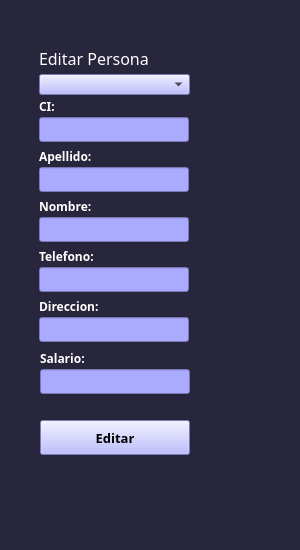
<?xml version="1.0" encoding="UTF-8"?>
<ui version="4.0">
 <class>Form</class>
 <widget class="QWidget" name="Form">
  <property name="geometry">
   <rect>
    <x>0</x>
    <y>0</y>
    <width>300</width>
    <height>550</height>
   </rect>
  </property>
  <property name="sizePolicy">
   <sizepolicy hsizetype="Fixed" vsizetype="Fixed">
    <horstretch>0</horstretch>
    <verstretch>0</verstretch>
   </sizepolicy>
  </property>
  <property name="minimumSize">
   <size>
    <width>300</width>
    <height>500</height>
   </size>
  </property>
  <property name="maximumSize">
   <size>
    <width>300</width>
    <height>650</height>
   </size>
  </property>
  <property name="windowTitle">
   <string>Editar Persona</string>
  </property>
  <property name="styleSheet">
   <string notr="true">background-color:#27263c;</string>
  </property>
  <widget class="QWidget" name="centralwidget" native="true">
   <property name="geometry">
    <rect>
     <x>30</x>
     <y>40</y>
     <width>201</width>
     <height>445</height>
    </rect>
   </property>
   <property name="styleSheet">
    <string notr="true"/>
   </property>
   <widget class="QLineEdit" name="campo_ci">
    <property name="geometry">
     <rect>
      <x>9</x>
      <y>77</y>
      <width>150</width>
      <height>25</height>
     </rect>
    </property>
    <property name="minimumSize">
     <size>
      <width>150</width>
      <height>25</height>
     </size>
    </property>
    <property name="styleSheet">
     <string notr="true">background-color:rgb(170, 170, 255);</string>
    </property>
    <property name="inputMethodHints">
     <set>Qt::ImhPreferNumbers</set>
    </property>
    <property name="maxLength">
     <number>15</number>
    </property>
    <property name="placeholderText">
     <string/>
    </property>
   </widget>
   <widget class="QLineEdit" name="campo_apellido">
    <property name="geometry">
     <rect>
      <x>9</x>
      <y>127</y>
      <width>150</width>
      <height>25</height>
     </rect>
    </property>
    <property name="minimumSize">
     <size>
      <width>150</width>
      <height>25</height>
     </size>
    </property>
    <property name="styleSheet">
     <string notr="true">background-color:rgb(170, 170, 255);
</string>
    </property>
    <property name="maxLength">
     <number>15</number>
    </property>
   </widget>
   <widget class="QLineEdit" name="campo_nombre">
    <property name="geometry">
     <rect>
      <x>9</x>
      <y>177</y>
      <width>150</width>
      <height>25</height>
     </rect>
    </property>
    <property name="minimumSize">
     <size>
      <width>150</width>
      <height>25</height>
     </size>
    </property>
    <property name="styleSheet">
     <string notr="true">background-color:rgb(170, 170, 255);</string>
    </property>
    <property name="maxLength">
     <number>15</number>
    </property>
   </widget>
   <widget class="QLineEdit" name="campo_telefono">
    <property name="geometry">
     <rect>
      <x>9</x>
      <y>227</y>
      <width>150</width>
      <height>25</height>
     </rect>
    </property>
    <property name="minimumSize">
     <size>
      <width>150</width>
      <height>25</height>
     </size>
    </property>
    <property name="styleSheet">
     <string notr="true">background-color:rgb(170, 170, 255);</string>
    </property>
    <property name="maxLength">
     <number>12</number>
    </property>
   </widget>
   <widget class="QLineEdit" name="campo_direccion">
    <property name="geometry">
     <rect>
      <x>9</x>
      <y>277</y>
      <width>150</width>
      <height>25</height>
     </rect>
    </property>
    <property name="minimumSize">
     <size>
      <width>150</width>
      <height>25</height>
     </size>
    </property>
    <property name="styleSheet">
     <string notr="true">background-color:rgb(170, 170, 255);</string>
    </property>
    <property name="maxLength">
     <number>30</number>
    </property>
   </widget>
   <widget class="QLabel" name="label">
    <property name="geometry">
     <rect>
      <x>9</x>
      <y>58</y>
      <width>171</width>
      <height>16</height>
     </rect>
    </property>
    <property name="font">
     <font>
      <family>Candara</family>
      <weight>75</weight>
      <bold>true</bold>
     </font>
    </property>
    <property name="styleSheet">
     <string notr="true">color:white;</string>
    </property>
    <property name="text">
     <string>CI:</string>
    </property>
   </widget>
   <widget class="QLabel" name="label_2">
    <property name="geometry">
     <rect>
      <x>9</x>
      <y>108</y>
      <width>191</width>
      <height>16</height>
     </rect>
    </property>
    <property name="font">
     <font>
      <family>Candara</family>
      <weight>75</weight>
      <bold>true</bold>
     </font>
    </property>
    <property name="styleSheet">
     <string notr="true">color:white;</string>
    </property>
    <property name="text">
     <string>Apellido:</string>
    </property>
   </widget>
   <widget class="QLabel" name="label_3">
    <property name="geometry">
     <rect>
      <x>9</x>
      <y>158</y>
      <width>171</width>
      <height>16</height>
     </rect>
    </property>
    <property name="font">
     <font>
      <family>Candara</family>
      <weight>75</weight>
      <bold>true</bold>
     </font>
    </property>
    <property name="styleSheet">
     <string notr="true">color:white;</string>
    </property>
    <property name="text">
     <string>Nombre:</string>
    </property>
   </widget>
   <widget class="QLabel" name="label_4">
    <property name="geometry">
     <rect>
      <x>9</x>
      <y>208</y>
      <width>171</width>
      <height>16</height>
     </rect>
    </property>
    <property name="font">
     <font>
      <family>Candara</family>
      <weight>75</weight>
      <bold>true</bold>
     </font>
    </property>
    <property name="styleSheet">
     <string notr="true">color:white;</string>
    </property>
    <property name="text">
     <string>Telefono:</string>
    </property>
   </widget>
   <widget class="QLabel" name="label_5">
    <property name="geometry">
     <rect>
      <x>9</x>
      <y>258</y>
      <width>161</width>
      <height>16</height>
     </rect>
    </property>
    <property name="font">
     <font>
      <family>Candara</family>
      <weight>75</weight>
      <bold>true</bold>
     </font>
    </property>
    <property name="styleSheet">
     <string notr="true">color:white;</string>
    </property>
    <property name="text">
     <string>Direccion:</string>
    </property>
   </widget>
   <widget class="QLabel" name="label_7">
    <property name="geometry">
     <rect>
      <x>10</x>
      <y>310</y>
      <width>161</width>
      <height>16</height>
     </rect>
    </property>
    <property name="font">
     <font>
      <family>Candara</family>
      <weight>75</weight>
      <bold>true</bold>
     </font>
    </property>
    <property name="styleSheet">
     <string notr="true">color:white;</string>
    </property>
    <property name="text">
     <string>Salario:</string>
    </property>
   </widget>
   <widget class="QLineEdit" name="campo_salario">
    <property name="geometry">
     <rect>
      <x>10</x>
      <y>329</y>
      <width>150</width>
      <height>25</height>
     </rect>
    </property>
    <property name="minimumSize">
     <size>
      <width>150</width>
      <height>25</height>
     </size>
    </property>
    <property name="styleSheet">
     <string notr="true">background-color:rgb(170, 170, 255);</string>
    </property>
    <property name="maxLength">
     <number>9</number>
    </property>
   </widget>
   <widget class="QLabel" name="label_8">
    <property name="geometry">
     <rect>
      <x>9</x>
      <y>9</y>
      <width>191</width>
      <height>19</height>
     </rect>
    </property>
    <property name="font">
     <font>
      <family>Candara</family>
      <pointsize>12</pointsize>
     </font>
    </property>
    <property name="styleSheet">
     <string notr="true">color:white;
</string>
    </property>
    <property name="text">
     <string>Editar Persona</string>
    </property>
   </widget>
   <widget class="QPushButton" name="boton_editar">
    <property name="geometry">
     <rect>
      <x>10</x>
      <y>380</y>
      <width>150</width>
      <height>35</height>
     </rect>
    </property>
    <property name="minimumSize">
     <size>
      <width>150</width>
      <height>35</height>
     </size>
    </property>
    <property name="maximumSize">
     <size>
      <width>200</width>
      <height>100</height>
     </size>
    </property>
    <property name="font">
     <font>
      <family>Candara</family>
      <pointsize>10</pointsize>
      <weight>75</weight>
      <bold>true</bold>
     </font>
    </property>
    <property name="cursor">
     <cursorShape>PointingHandCursor</cursorShape>
    </property>
    <property name="styleSheet">
     <string notr="true">background-color:rgb(170, 170, 255);</string>
    </property>
    <property name="text">
     <string>Editar</string>
    </property>
   </widget>
   <widget class="QComboBox" name="lista_personas">
    <property name="geometry">
     <rect>
      <x>9</x>
      <y>34</y>
      <width>151</width>
      <height>21</height>
     </rect>
    </property>
    <property name="sizePolicy">
     <sizepolicy hsizetype="Fixed" vsizetype="Fixed">
      <horstretch>0</horstretch>
      <verstretch>0</verstretch>
     </sizepolicy>
    </property>
    <property name="styleSheet">
     <string notr="true">background-color:rgb(170, 170, 255);</string>
    </property>
   </widget>
  </widget>
 </widget>
 <resources/>
 <connections/>
</ui>
